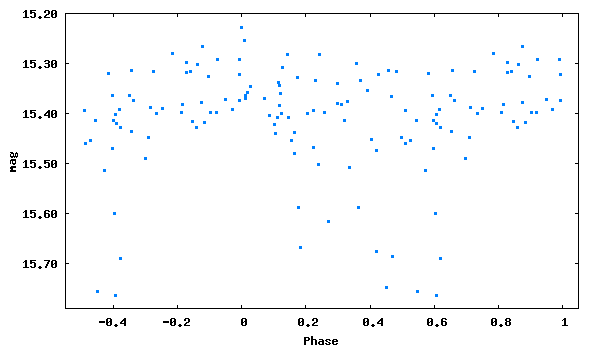

Here is the gnuplot script that generated this plot:
set term png size 600,350 medium
set colors classic
set output 'phase_lc_18.png'
set xlabel 'Phase'
set ylabel 'mag'
#set title 'JDmax = 2447057.42700 + 0.1666378 x E'
set format y '%5.2f'
plot [-0.55:1.05][15.79:15.20] "phase_lc_18.dat" linecolor 3 pointtype 5 pointsize 0.3 title ""
